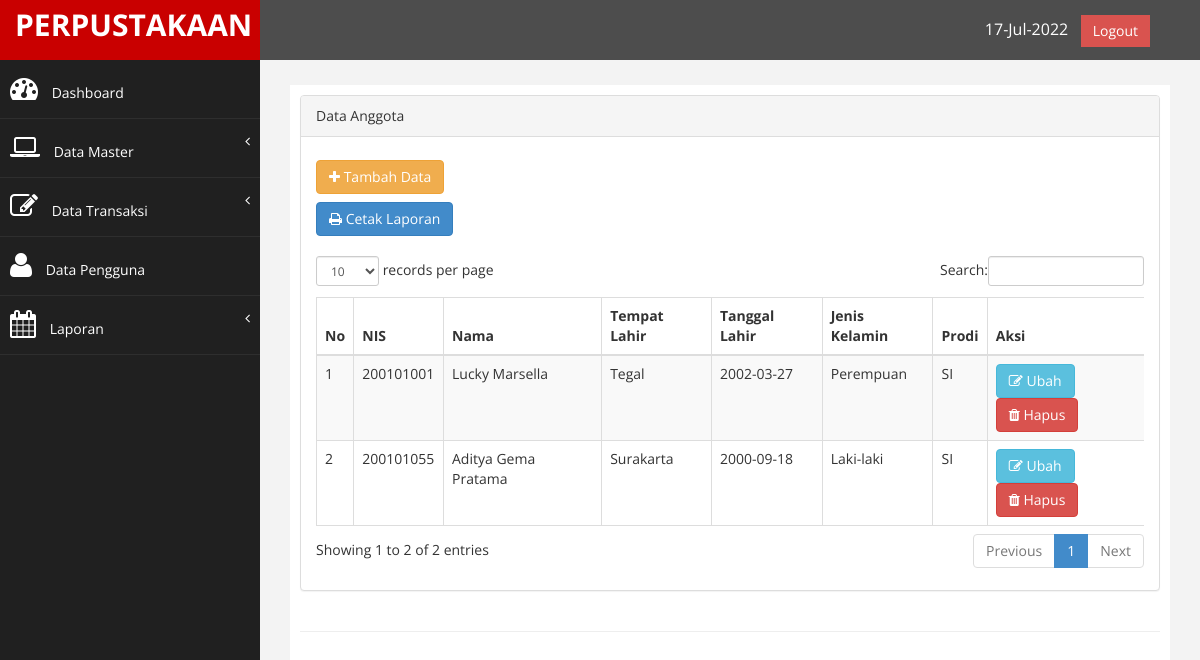
/index.php?page=anggota (signed in), run on the app's committed database.
### tables this page shows
CREATE TABLE `tb_anggota` (
  `nis` int(10) NOT NULL,
  `nama` varchar(200) NOT NULL,
  `tempat_lahir` varchar(100) NOT NULL,
  `tgl_lahir` date NOT NULL,
  `jk` enum('L','P') NOT NULL,
  `kelas` char(11) NOT NULL,
  `tgl_input` timestamp NOT NULL DEFAULT current_timestamp() ON UPDATE current_timestamp()
);

### page/anggota/anggota.php (the view)
<div class="row">
                <div class="col-md-12">
                    <div class="panel panel-default">
                        <div class="panel-heading">
                             Data Anggota
                        </div>
                        <div class="panel-body">
                            <div class="table-responsive">
                                <div>
                            <a href="?page=anggota&aksi=tambah" class="btn btn-warning" style="margin-top: 8px;"><i class="fa fa-plus"></i> Tambah Data</a>
                            </div>
                            <div>
                            <a href="?page=anggota&aksi=cetak" class="btn btn-primary" style="margin-top: 8px;"><i class="fa fa-print"></i> Cetak Laporan </a>
                            </div><br>
                                <table class="table table-striped table-bordered table-hover" id="dataTables-example">
                                    <thead>
                                        <tr>
                                            <th>No</th>
                                            <th>NIS</th>
                                            <th>Nama</th>
                                            <th>Tempat Lahir</th>
                                            <th>Tanggal Lahir</th>
                                            <th>Jenis Kelamin</th>
                                            <th>Prodi</th>
                                            <th width="19%">Aksi</th>
                                        </tr>
                                    </thead>
                                    <tbody>
                                        <?php
                                            $no = 1;
                                            $sql = $koneksi->query("select * from tb_anggota");
                                            while ($data= $sql->fetch_assoc()) {
                                            $jk = ($data['jk']== 'L' )? "Laki-laki":"Perempuan";
                                        ?>
                                        <tr>
                                            <td><?php echo $no++; ?></td>
                                            <td><?php echo $data['nis'];?></td>
                                            <td><?php echo $data['nama'];?></td>
                                            <td><?php echo $data['tempat_lahir'];?></td>
                                            <td><?php echo $data['tgl_lahir'];?></td>
                                            <td><?php echo $jk;?></td>
                                            <td><?php echo $data['kelas'];?></td>
                                            <td>
                                                <a href="?page=anggota&aksi=ubah&id=<?php echo $data['nis']; ?>" class="btn btn-info" ><i class="fa fa-edit"></i> Ubah</a>
                                                <a onclick="return confirm('Anda ingin menghapus?')" href="?page=anggota&aksi=hapus&id=<?php echo $data['nis']; ?>" class="btn btn-danger" ><i class="fa fa-trash"></i> Hapus</a>
                                            </td>
                                        </tr>
                                        <?php  } ?>
                                    </tbody>
                                    </table>
                                  </div>
                        </div>
                     </div>
                   </div>
     </div>

### assets/css/custom.css (style rules this page uses)
body { font-family: 'Open Sans', sans-serif; }

### data on the page
tb_anggota: nis "200101001", nama "Lucky Marsella", tempat_lahir "Tegal", tgl_lahir "2002-03-27", jk "Perempuan", kelas "SI"
tb_anggota: nis "200101055", nama "Aditya Gema Pratama", tempat_lahir "Surakarta", tgl_lahir "2000-09-18", jk "Laki-laki", kelas "SI"
